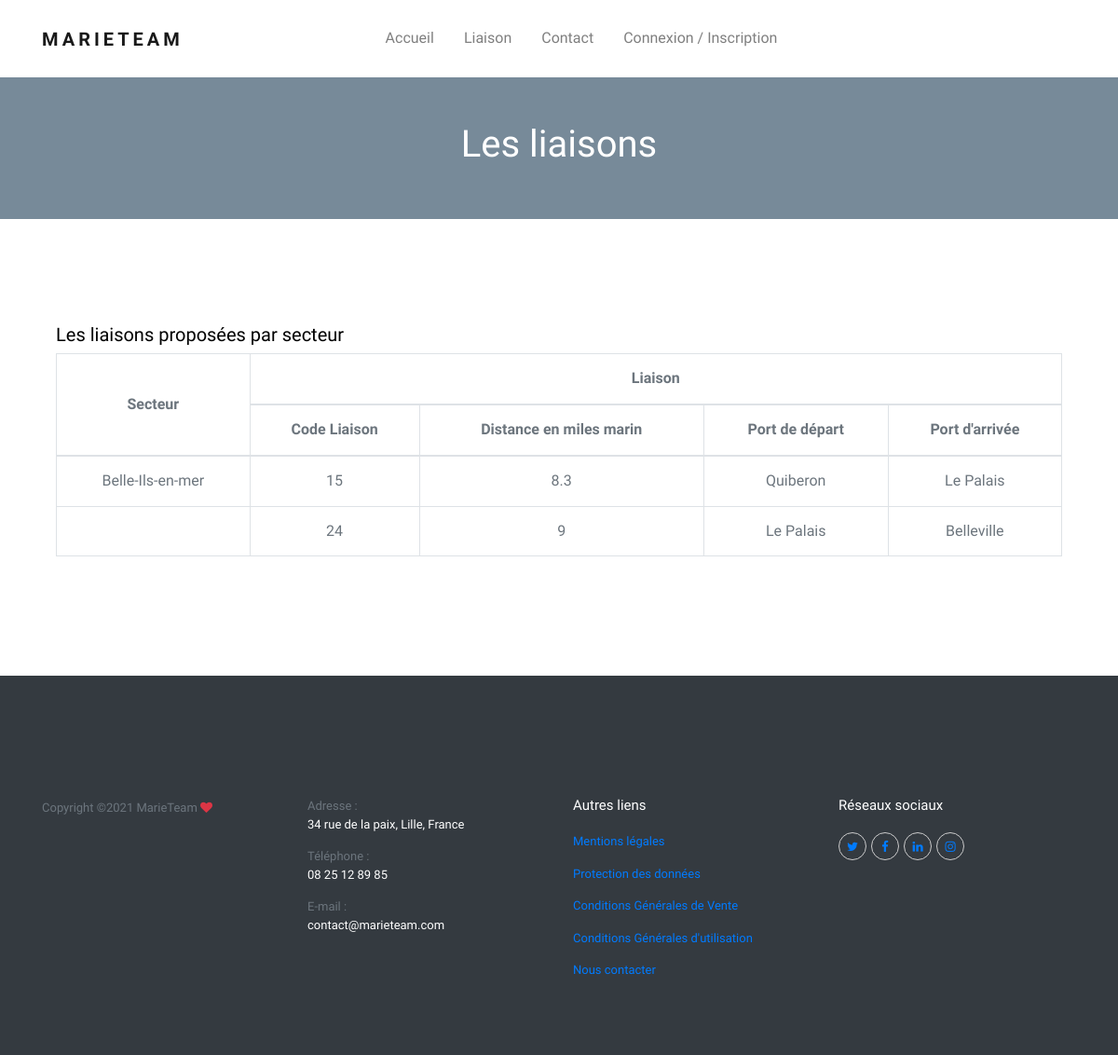
The page /horaires.php on the database as committed earlier.
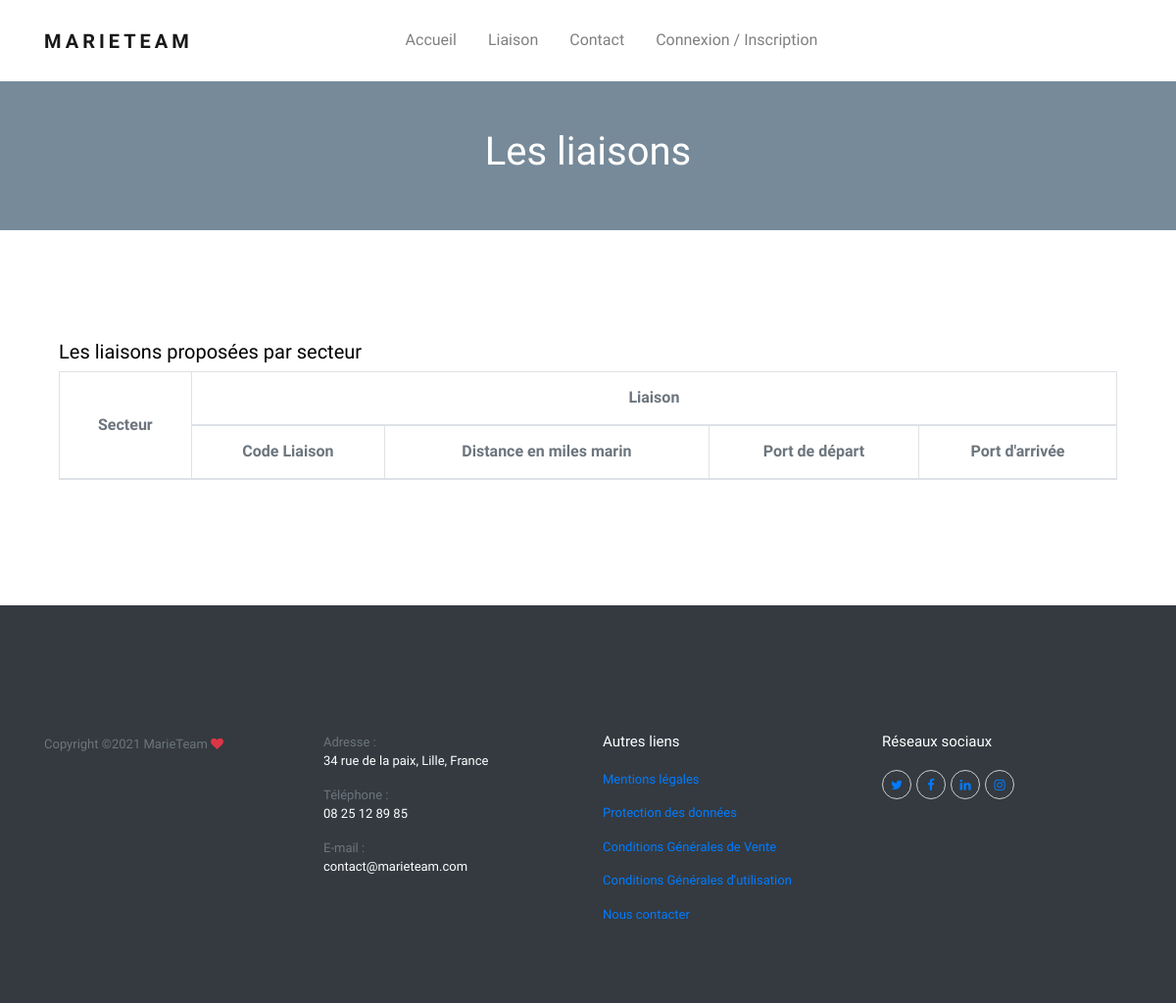
The same page on the database as committed later.
### tables this page shows
CREATE TABLE IF NOT EXISTS `liaison` (
  `code_liaison` int(11) NOT NULL,
  `nom` varchar(100) NOT NULL,
  `distance_miles` float NOT NULL,
  `id_secteur` int(11) NOT NULL,
  `port_depart` int(11) NOT NULL,
  `port_arrivee` int(11) NOT NULL,
  PRIMARY KEY (`code_liaison`),
  KEY `LIAISON_SECTEUR_FK` (`id_secteur`),
  KEY `LIAISON_PORT0_FK` (`port_depart`),
  KEY `LIAISON_PORT1_FK` (`port_arrivee`)
);

CREATE TABLE IF NOT EXISTS `secteur` (
  `id_secteur` int(11) NOT NULL AUTO_INCREMENT,
  `nom` varchar(80) NOT NULL,
  PRIMARY KEY (`id_secteur`)
);

### db_connect.php (called while the page is built)
<?php
function get_bdd(){
$servername = 'localhost';
$username = 'root';
$password = '';
return new PDO("mysql:host=$servername;dbname=marieteam", $username, $password);
}

### horaires.php (the view, shortened to what this page needs)
<?php
require_once('db_connect.php');
include('header.php');
?>
    <section class="inner-page">
      <div class="slider-item py-5" style="background-image: url('img/slider-1.jpg');">
        <div class="container">
          <div class="row slider-text align-items-center justify-content-center text-center">
            <div class="col-md-7 col-sm-12 element-animate">
              <h1 class="text-white">Les liaisons</h1>
            </div>
          </div>
        </div>
      </div>
    </section>
    <section class="section">
    <div class="container">
          <div class="col-md-12">
          <h5>Les liaisons proposées par secteur</h5>
          <table class="table table-bordered" style="text-align: center;">
        <thead>
          <tr>
            <th rowspan="2" style="vertical-align: middle;">Secteur</th>
            <th colspan="4">Liaison</th>
          </tr>
          <tr>
            <th>Code Liaison</th>
            <th>Distance en miles marin</th>
            <th>Port de départ</th>
            <th>Port d'arrivée</th>
          </tr>
        </thead>
        <tbody>
        <?php
          $temp = "";
          $req1 = get_bdd()->query("SELECT code_liaison, nom, distance_miles, id_secteur FROM liaison ORDER BY code_liaison ASC");
            while($donnees1 = $req1->fetch()){
              $infosBateau = get_bdd()->query("SELECT nom FROM secteur WHERE id_secteur='$donnees1[3]'")->fetch();
              $nomSecteur = $infosBateau[0];
              ?>
<tr>
              <td>
              <?php
              if($temp != $nomSecteur){
                echo $nomSecteur;
                $temp = $nomSecteur;
              };
              ?>
              </td>
              <td><?php echo $donnees1[0]; ?></td>
              <td><?php echo $donnees1[2]; ?></td>
              <td><?php $port = explode("-", $donnees1[1]); echo $port[0]; ?></td>
              <td><?php echo $port[1]; ?></td>
</tr>
            <?php } ?>
        </table>
          </div>
        </div>
    </section>
    <?php include('footer.php');?>
  </body>
</html>

Rows that differ between the two databases and show on the page:
removed liaison: id_secteur.nom "Belle-Ils-en-mer", code_liaison "15", distance_miles "8.3", nom "Quiberon", nom "Le Palais"
removed liaison: code_liaison "24", distance_miles "9", nom "Le Palais", nom "Belleville"
